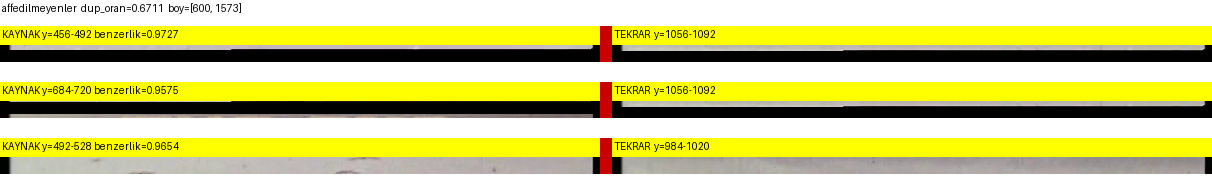
#> input picture data/master_ex/_siniflandirma/affedilmeyenler_witness.png, 1212 x 178 px
$ python -i lebron_james_step1.py   (imports and definitions only)   (older library calls are emulated)
#> lines starting #> are read from the running program, lines starting #| are printed output that depends on the picture; after the words box and inside, x2 and y2 are one past the last pixel; in counts of white or black regions, pixels touching at a corner belong together
#> further down, picture is the input picture: shape (178, 1212, 3); mean B, G, R 124.5, 203.7, 205.7
#!/usr/bin/env python3
"""LEBRON JAMES ENGINE (Akıllı Trim + AI Flashlight + 2D Phase Correlate)
Orijinal İbrahimovic'in yerine geçen yeni yapay zeka odaklı master PNG oluşturucu.
"""
import cv2
import numpy as np
import os
import sys
import time
from pathlib import Path
from paddleocr import PaddleOCR

# Sabitler
MASK_ESIK = 110
VARLIK_ESIK = 60
RESP_ESIK = 0.05
MIN_ADIM = 0.5
MAKS_ADIM_ORAN = 0.85
MIN_MASKE_PX = 400
ORTUSME_DURAKSAMA = 0.55
AYNI_IOU_GUCLU = 0.60
AYNI_NCC_TABAN = 0.20
KUCUK_DY_ESIK = 3.0
NET_KRIP_ESIK_YONLU = 10.0
FARK_ESIK = 30
FARK_TABAN_KATSAYI = 3.0
FARK_MUTLAK_MIN = 800
METIN_KONSANTRASYON = 0.35
H_MAKS = 45000

# OCR Motoru global olarak tembel yüklenir
_ocr_engine = None

def get_ocr_engine():
    global _ocr_engine
    # TEMP: Force fallback for testing (PaddleOCR 3.7.0 predict() bug)
    return None
    if _ocr_engine is None:
        print("PaddleOCR AI Modeli yükleniyor (LeBron James)...", flush=True)
        # Sadece tespit modelini (detection) kullan
        _ocr_engine = PaddleOCR(lang='en')
    return _ocr_engine

def ai_flashlight_mask(img: np.ndarray) -> np.ndarray:
    """AI ile yazıları bulur, arka planı siyaha boğup orijinal gri pikselleri döndürür."""
    gray = cv2.cvtColor(img, cv2.COLOR_BGR2GRAY)
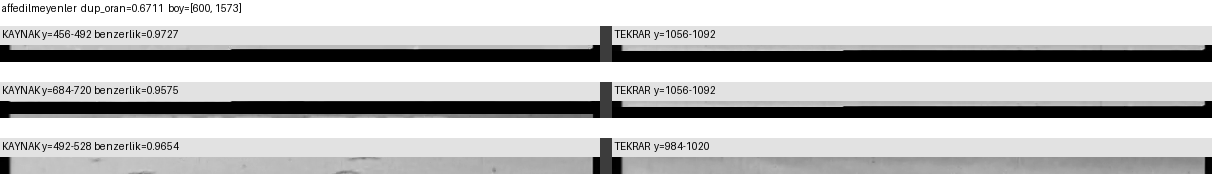
#> gray: shape (178, 1212); min 0, max 255, mean 195.3
    h, w = gray.shape
#> h = 178; w = 1212
    maske = np.zeros((h, w), dtype=np.uint8)

    try:
        ocr = get_ocr_engine()
        results = ocr.predict(img)

        for res in results:
            if res is None:
                continue
            if isinstance(res, dict) and 'dt_polys' in res:
                for box in res['dt_polys']:
                    box_np = np.array(box, dtype=np.int32)
                    cv2.fillPoly(maske, [box_np], 255)
            elif isinstance(res, list):
                for item in res:
                    if isinstance(item, list) and len(item) == 2 and isinstance(item[1], tuple):
                        box_np = np.array(item[0], dtype=np.int32)
                        cv2.fillPoly(maske, [box_np], 255)
                    elif isinstance(item, np.ndarray):
                        box_np = item.astype(np.int32)
                        cv2.fillPoly(maske, [box_np], 255)
    except Exception as exc:
        print(f"[LeBron] OCR HATA: {type(exc).__name__}: {exc} -> threshold(180) fallback", flush=True)
        _, maske = cv2.threshold(gray, 180, 255, cv2.THRESH_BINARY)
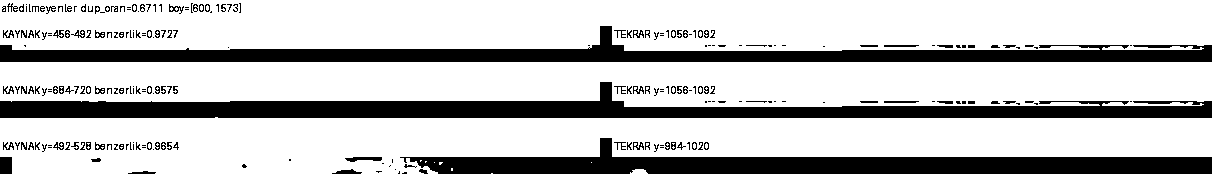
#> maske: shape (178, 1212); 76.1% white; 244 black regions (130 under 20 px), largest, box (x1, y1, x2, y2) and area: (0, 82, 1212, 118) 17924, (0, 26, 1212, 62) 15532, (400, 138, 1212, 174) 13578

    maske = cv2.dilate(maske, np.ones((5, 5), np.uint8), iterations=2)
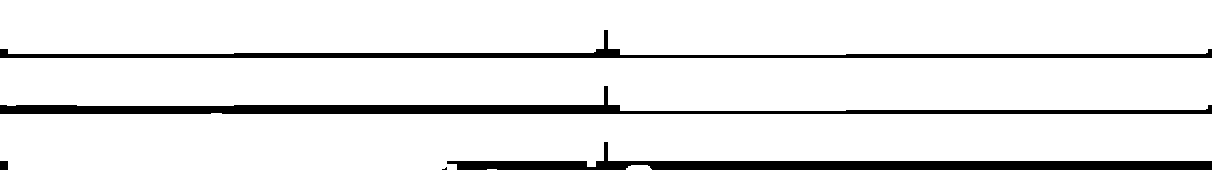
#> maske: shape (178, 1212); 90.9% white; 5 black regions (1 under 20 px), largest, box (x1, y1, x2, y2) and area: (0, 86, 1212, 114) 7643, (447, 142, 1212, 170) 6725, (0, 30, 1212, 58) 5244, (0, 161, 8, 170) 72

    # FLAŞÖR MANTIGI: Sadece maske içindeki orijinal gri tonları al, geri kalanı 0 (siyah) yap
    masked_gray = cv2.bitwise_and(gray, gray, mask=maske)
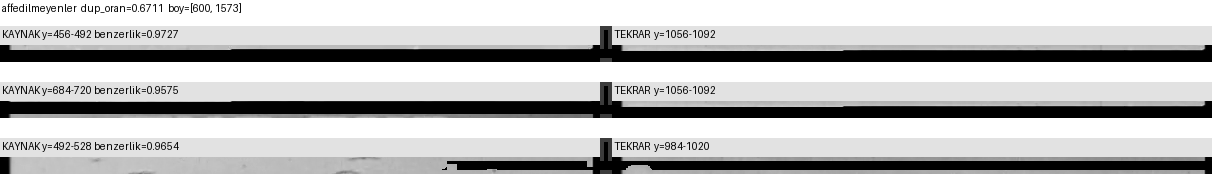
#> masked_gray: shape (178, 1212); min 0, max 255, mean 190.3
    return masked_gray

def calculate_sharpness(gray):
    return cv2.Laplacian(gray, cv2.CV_64F).var()

# [259 lines left out: functions _iou, _icerik_ncc, _dy_dogrula, _fark_px, cift_olc, _segment_kanvas and 2 more, not called in this run]


# [19 lines not run here, left out]

>>> import cv2
>>> picture = cv2.imread('../../../../data/master_ex/_siniflandirma/affedilmeyenler_witness.png')
>>> result = ai_flashlight_mask(picture)

$ run again, on data/master_ex/_siniflandirma/amelia-earhart_witness.png
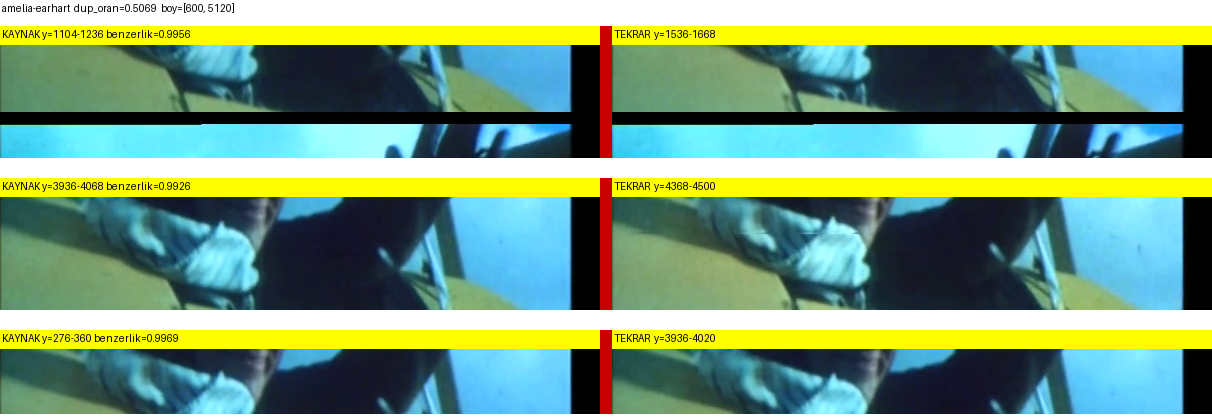
#> input picture data/master_ex/_siniflandirma/amelia-earhart_witness.png, 1212 x 418 px
#> picture is the input picture: shape (418, 1212, 3); mean B, G, R 127.4, 156.3, 123.3
#> in ai_flashlight_mask, `_, maske = cv2.threshold(gray, 180, 255, cv2.THRESH_BINARY)`:
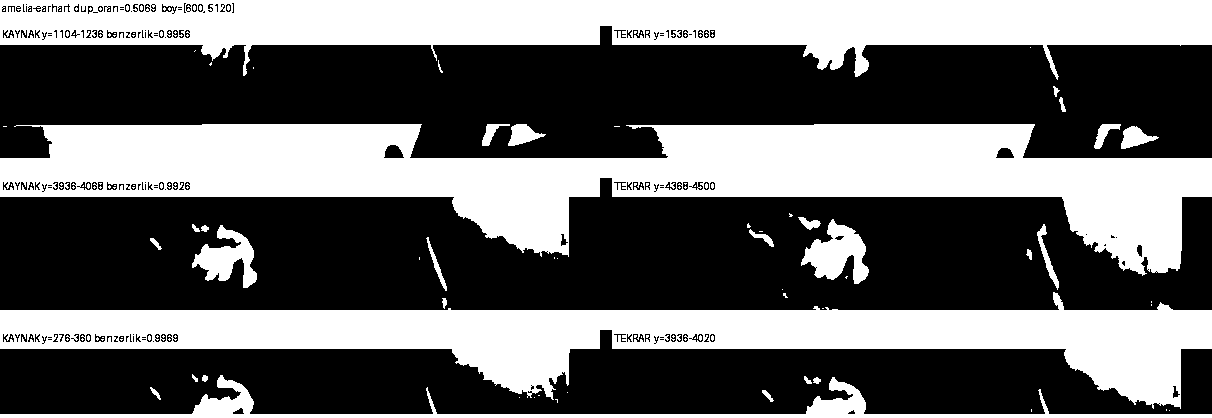
#> maske: shape (418, 1212); 40.8% white; 142 white regions (114 under 20 px), largest, box (x1, y1, x2, y2) and area: (0, 124, 1212, 276) 82413, (0, 292, 1212, 409) 54912, (0, 0, 1212, 80) 54166
#> in ai_flashlight_mask, `masked_gray = cv2.bitwise_and(gray, gray, mask=maske)`:
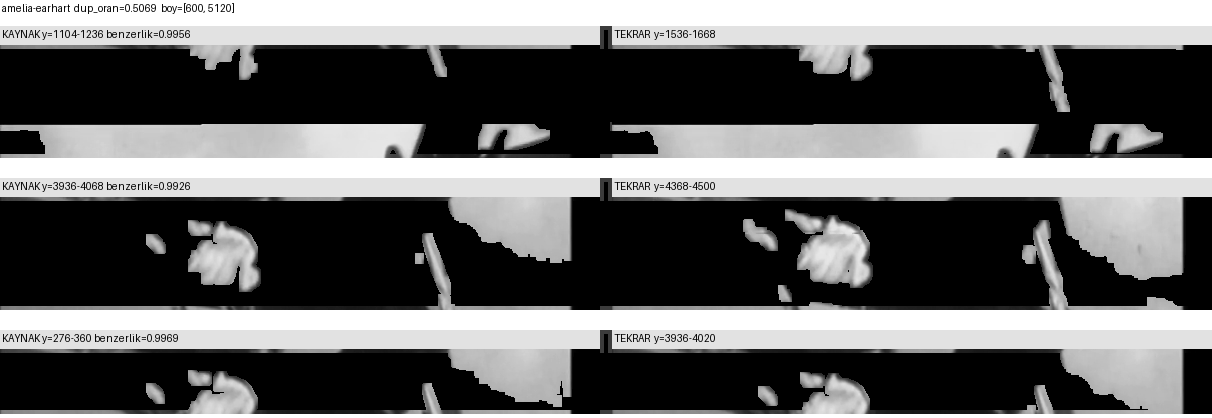
#> masked_gray: shape (418, 1212); min 0, max 255, mean 104.4
